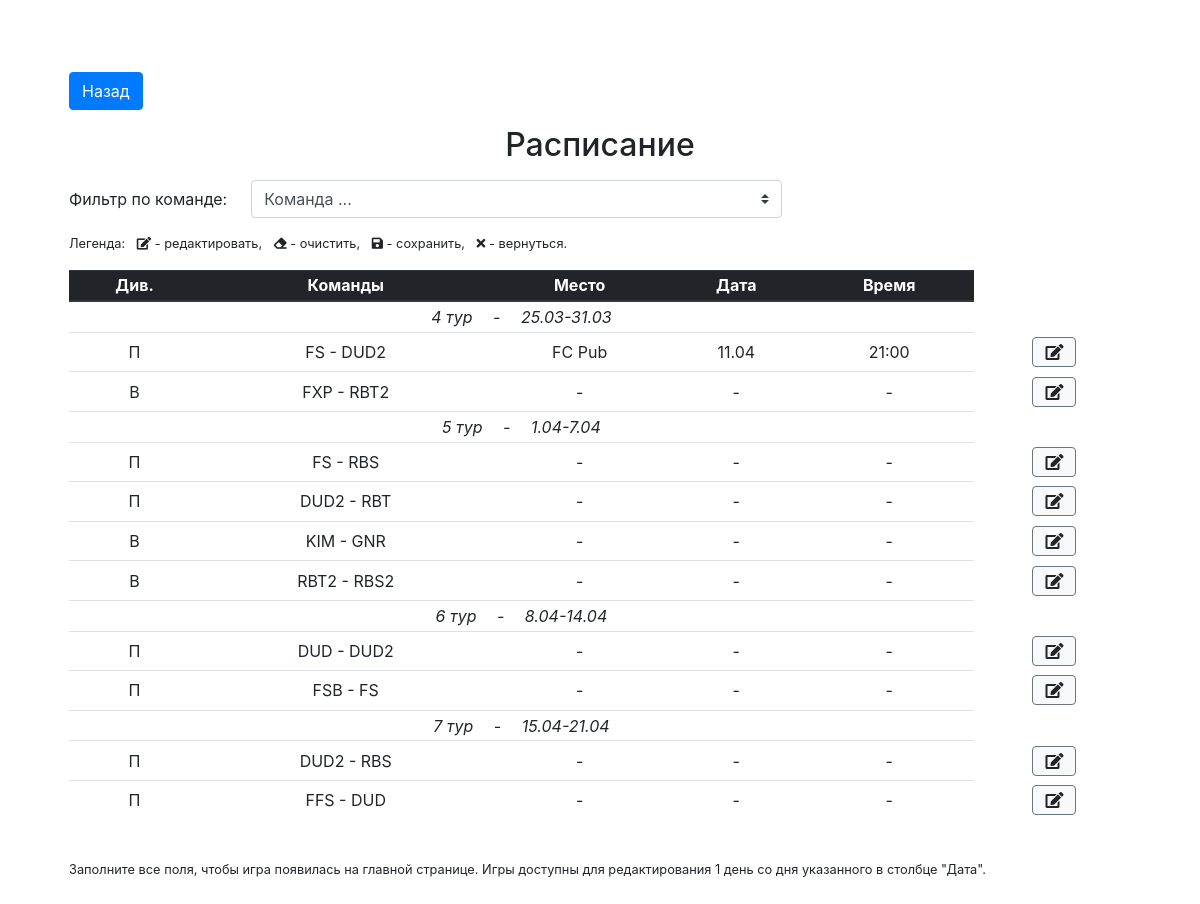
Page /schedule.php on the committed database.
### tables this page shows
CREATE TABLE schedule (id integer primary key autoincrement, season_id references seasons(season_id), tournament_id references tournaments(tournament_id), tour integer, team_id1 references teams(team_id), team_id2 references teams(team_id), date_start text, date_end text, place_id references places(place_id), date text, time text);

CREATE TABLE places (place_id integer primary key autoincrement, name text);

### inc/layout/templates/schedule_table.php (the view, shortened to what this page needs)
<div class="d-flex mt-3 align-items-center">
	<label for="teamFilter" class="col-form-label">Фильтр по команде:</label>
	<select class="custom-select w-50 ml-4" id="teamFilter" name="search">
		<option value="0">Команда ...</option>
	</select>
</div>
<ul class="list-unstyled list-inline mt-3 small">
	<li class="list-inline-item">Легенда:</li>
	<li class="list-inline-item">
		<i class="fas fa-edit"></i> - редактировать,
	</li>
	<li class="list-inline-item">
		<i class="fas fa-eraser"></i> - очистить,
	</li>
	<li class="list-inline-item">
		<i class="fas fa-save"></i> - сохранить,
	</li>
	<li class="list-inline-item">
		<i class="fas fa-times"></i> - вернуться.
	</li>
</ul>
<div class="table-responsive">
  	<table class="table table-hover text-center table-sm" id="schedule">
  		<thead class="thead-dark">
  			<tr>
  				<th>Див.</th>
  				<th>Команды</th>
  				<th>Место</th>
  				<th>Дата</th>
  				<th>Время</th>
  			</tr>
  		</thead>
  		<tbody>
		  	<?php $i = $schedule[0]['tour']; $j = 1; ?>
		  	<?php foreach ($schedule as $game): ?>
		  		<?php if ($i == $game['tour']): ?>
		  			<tr>
		  				<td colspan="5" class="font-italic text-left text-md-center">
		  					<?php echo $i++; ?> тур <span class="px-3">-</span> <?php echo $game['date_start']
		  					. "-" . $game['date_end']; ?>
	  					</td>
		  			</tr>
		  		<?php endif; ?>
		  		<tr>
		  			<td title="<?php echo ($game['tournament_id'] == "1" ? "Первый" : "Второй"); ?>"><?php echo ($game['tournament_id'] == "1" ? "П" : "В"); ?></td>
		  			<td><?php echo $game['team_name1']; ?> - <?php echo $game['team_name2']; ?></td>
		  			<td>
	  					<span class="schedule-place">
	  						<?php if (isset($game['place_id'])): ?>
		  						<?php foreach ($places as $place): ?>
			  						<?php if ($place['place_id'] == $game['place_id']) echo $place['name']; ?>
			  					<?php endforeach; ?>
			  				<?php else: ?>
			  					-
			  				<?php endif; ?>
  						</span>
					</td>
		  			<td>
	  					<span class="schedule-date">
	  						<?php if (isset($game['date'])): ?>
	  							<?php echo date_format(date_create($game['date']), "j.m"); ?>
  							<?php else: ?>
  								-
  							<?php endif; ?>
  						</span>
					</td>
					<td>
	  					<span class="schedule-time">
	  						<?php if (isset($game['time'])): ?>
	  							<?php echo $game['time']; ?>
  							<?php else: ?>
  								-
  							<?php endif; ?>
  						</span>
					</td>
					<td class="border-0">
						<button class="btn btn-light border-secondary ml-1" data-action="scheduleEdit" title="Редактировать">
							<i class="fas fa-edit"></i>
						</button>
					</td>
		  		</tr>
		  	<?php endforeach; ?>
		</tbody>
	</table>
</div>

### inc/layout/head.php (shortened to what this page needs)
<html lang="ru">
<head>
	<?php require_once "styles.php" ?>
</head>

### inc/layout/styles.php (shortened to what this page needs)
<link rel="stylesheet" href="inc/libs/bootstrap/css/bootstrap.min.css">
<link rel="stylesheet" href="https://use.fontawesome.com/releases/v5.7.2/css/all.css">
<link rel="stylesheet" href="inc/libs/jquery-ui/jquery-ui.min.css">
<link rel="stylesheet" href="inc/css/custom.css?v=7">

### schedule.php (shortened to what this page needs)
<?php
	require_once __DIR__ . "/inc/bootstrap.php";
	require_once __DIR__ . "/inc/layout/head.php";
	if (isset($_GET['search']) && $_GET['search'] != "0") {
		$team = filter_var($_GET['search'], FILTER_SANITIZE_STRING);
		$sth = $db->prepare("select
			s.id as id,
			s.tournament_id,
			s.team_id1 as team_id1,
			s.team_id2 as team_id2,
			ht.team_name_short as team_name1,
			at.team_name_short as team_name2,
			tour,
			date_start,
			date_end,
			s.place_id,
			date,
			time
			from schedule as s
			inner join teams as ht on ht.team_id = s.team_id1
			inner join teams as at on at.team_id = s.team_id2
			where (date is NULL or date >= date(datetime('now', '-1 day'), 'localtime') or place_id is NULL or time is NULL) and (team_name1 == :team or team_name2 == :team)
			order by tour"
		);
		$sth->bindValue(":team", $team, PDO::PARAM_STR);
	} else
		$sth = $db->prepare("select
			s.id as id,
			s.tournament_id,
			s.team_id1 as team_id1,
			s.team_id2 as team_id2,
			ht.team_name_short as team_name1,
			at.team_name_short as team_name2,
			tour,
			date_start,
			date_end,
			s.place_id,
			date,
			time
			from schedule as s
			inner join teams as ht on ht.team_id = s.team_id1
			inner join teams as at on at.team_id = s.team_id2
			where date is NULL or date >= date(datetime('now', '-1 day'), 'localtime') or place_id is NULL or time is NULL
			order by tour"
		);
	$sth->execute();
	$schedule = $sth->fetchAll();
	$sth = $db->prepare("select * from places order by name");
	$sth->execute();
	$places = $sth->fetchAll();
?>
<body>
<main role="main" class="container">
  	<div class="starter-template text-left">
  		<a href="/" class="btn btn-primary mt-4">Назад</a>
		<h2 class="text-center mt-3 mb-3">Расписание</h2>
    	<?php include __DIR__ . "/inc/layout/templates/schedule_table.php"; ?>
    	<p class="small mt-4">Заполните все поля, чтобы игра появилась на главной странице. Игры доступны для редактирования 1 день со дня указанного в столбце "Дата".</p>
  	</div>
</main>
</body>
</html>

### inc/css/custom.css (style rules this page uses)
body { padding-top: 0; }
.starter-template { position: relative; padding: 3rem 1.5rem; text-align: center; }
.table td, .table th { text-align: center; vertical-align: middle; font-size: 12px; }
@media (min-width: 576px) { .table td, .table th { font-size: 1rem; } }

### rows in the picture
schedule: date_start "25.03", date_end "31.03", shows "П", team_name1 "FS", team_name2 "DUD2", date "11.04", time "21:00"
places: name "FC Pub"
schedule: shows "В", team_name1 "FXP", team_name2 "RBT2"
schedule: date_start "1.04", date_end "7.04", shows "П", team_name1 "FS", team_name2 "RBS"
schedule: shows "П", team_name1 "DUD2", team_name2 "RBT"
schedule: shows "В", team_name1 "KIM", team_name2 "GNR"
schedule: shows "В", team_name1 "RBT2", team_name2 "RBS2"
schedule: date_start "8.04", date_end "14.04", shows "П", team_name1 "DUD", team_name2 "DUD2"
schedule: shows "П", team_name1 "FSB", team_name2 "FS"
schedule: date_start "15.04", date_end "21.04", shows "П", team_name1 "DUD2", team_name2 "RBS"
schedule: shows "П", team_name1 "FFS", team_name2 "DUD"
